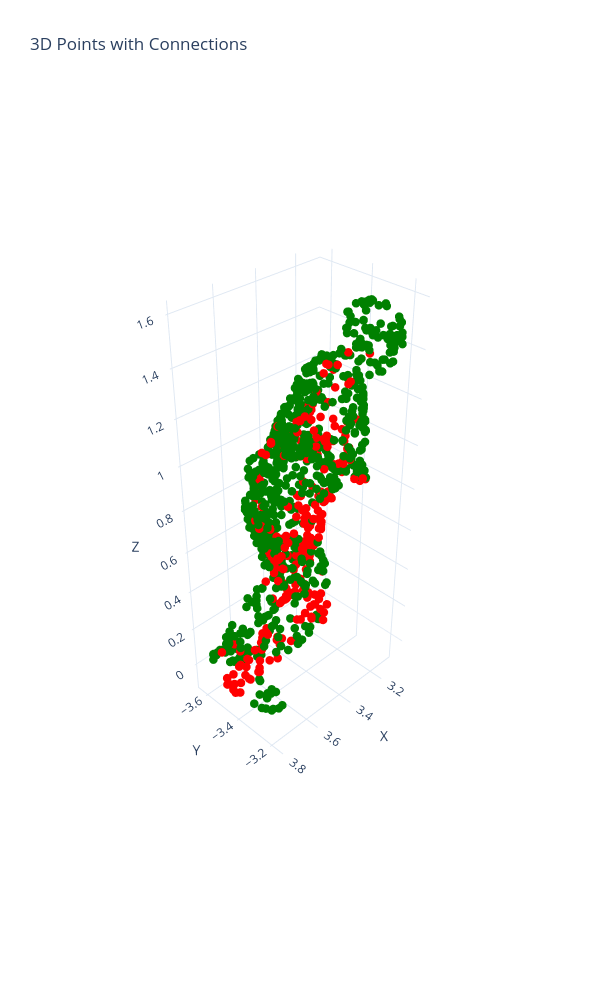

Notebook code for this chart:
### Code cell
utils.plot_3d_points_and_connections_region_matched(points1, points2, faces1, faces2, Gs[0], plot_both=False)

### Figure 1 — Plotly figure (JSON) as saved in the notebook; plotly's stock layout.template omitted (floating-point values rounded to 4 significant figures; data arrays with more than 128 entries replaced by an {"elided": "..."} marker saying what was removed)
{"data": [{"marker": {"color": {"elided": "1000 str values"}, "size": 5}, "mode": "markers", "name": "Points 1", "type": "scatter3d", "x": {"elided": "1000 float values"}, "y": {"elided": "1000 float values"}, "z": {"elided": "1000 float values"}}], "layout": {"height": 1000, "scene": {"aspectmode": "data", "camera": {"eye": {"x": 2.5, "y": 2.5, "z": 2.5}}, "xaxis": {"title": {"text": "X"}}, "yaxis": {"title": {"text": "Y"}}, "zaxis": {"title": {"text": "Z"}}}, "title": {"text": "3D Points with Connections"}, "width": 600}}
